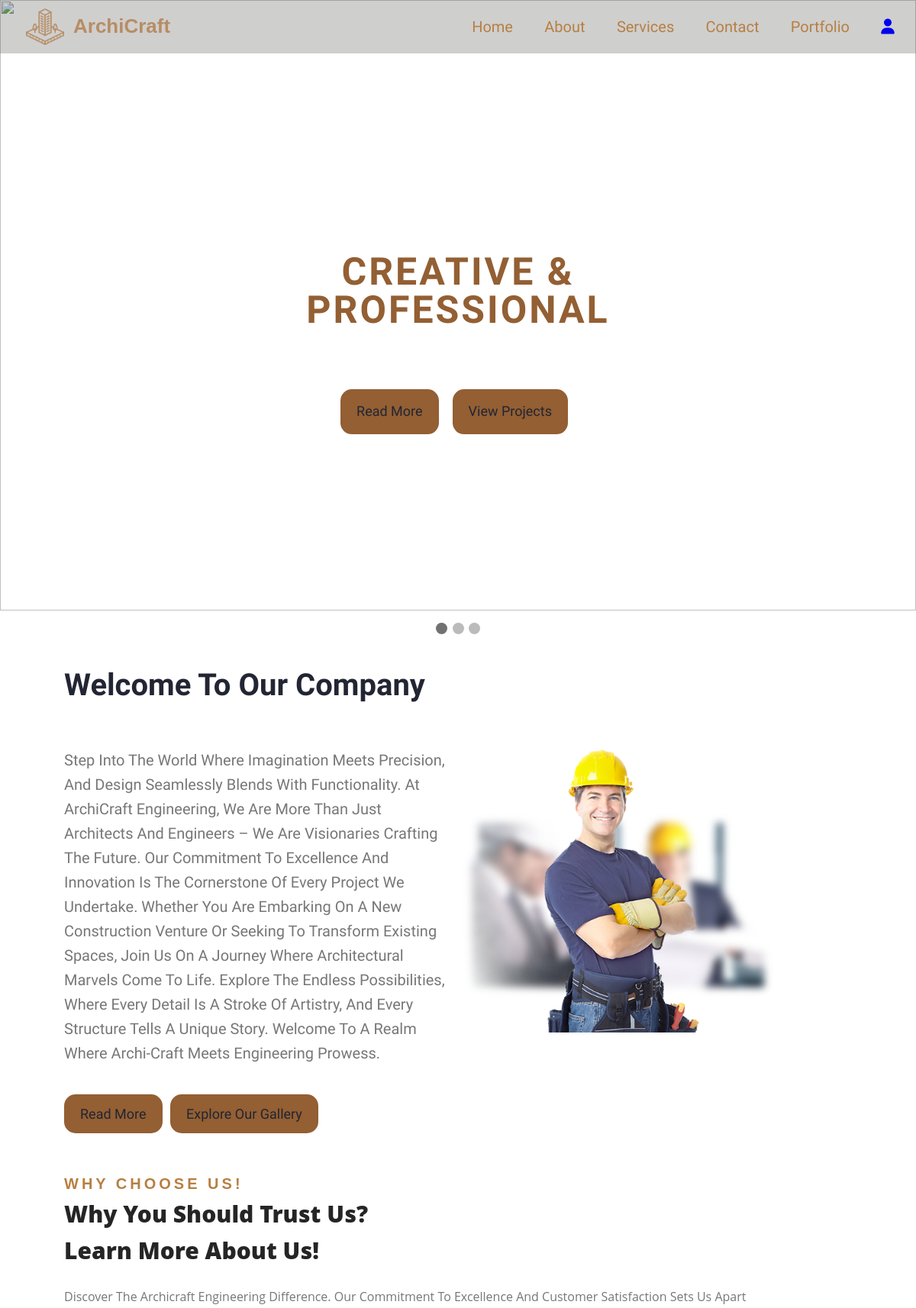
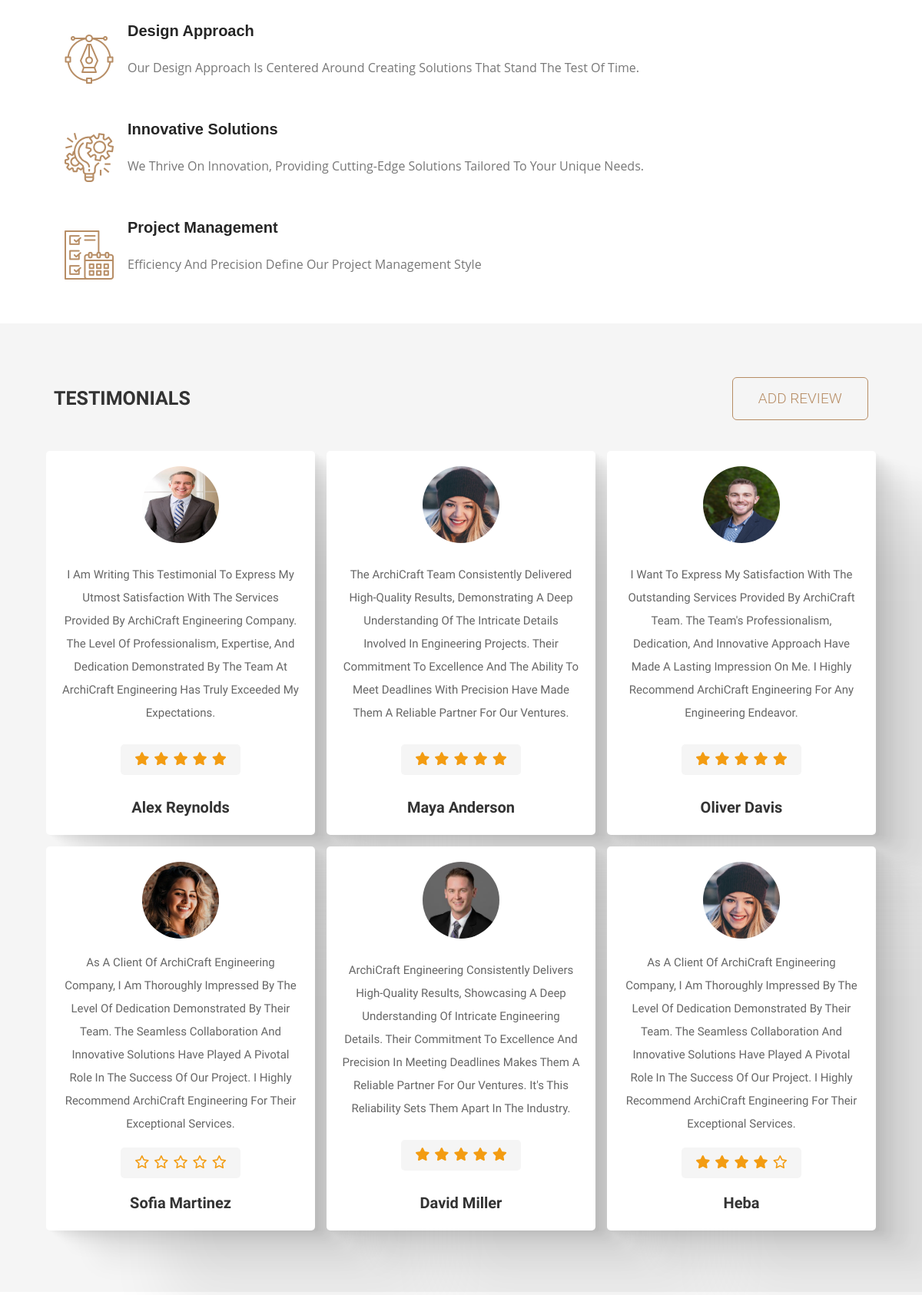
The page / (upper part) on the database its author committed (2 pictures, top to bottom).
### tables this page shows
CREATE TABLE `reviews` (
  `id` int(11) NOT NULL,
  `name` varchar(255) NOT NULL,
  `content` text NOT NULL,
  `rating` int(11) NOT NULL,
  `image_path` varchar(255) DEFAULT NULL
);

### index.php (the view, shortened to what this page needs)
<!DOCTYPE html>
<html lang="en">
<head>
    <link rel="stylesheet" href="https://cdnjs.cloudflare.com/ajax/libs/font-awesome/6.5.1/css/all.min.css"
 />
    <link rel="stylesheet" href="index.css">
</head>
<body>
    <header>
        <div class="logo">
            <img src="imgs/icon-1.png" alt="icon">
            <h1> ArchiCraft </h1>
        </div>
        <nav>
            <ul>
                <li><a href="index.php">Home</a></li>
                <li><a href="about.php">About</a></li>
                <li><a href="services.php">Services</a></li>
                <li><a href="contact.php">Contact</a></li>
                <li><a href="port.php">portfolio</a></li>
                <?php
                if (isset($_SESSION['logged_in'])): ?>
                <a href="logout.php" class="landl">Logout</a>
                <?php else: ?>
                <a href="login-signup.php" class="landl"><i class="fa-solid fa-user"></i></a>
                <?php endif; ?>
            </ul>
        </nav>
    </header>
    <div class="slideshow-container">
        <div class="mySlides fade">
            <div class="numbertext"></div>
            <img src="imgs/back.jpg" style="width:100%">
            <div class="inner-back-text">
                <h1>Construction Services <br>
                    <span>Creative & Professional</span>
                </h1>
                <br>
                <div class="inner-back-btn">
                    <a href="#welcome" class="first-btn">Read more</a>
                    <a href="port.php" class="second-btn">view projects</a>
                </div>
            </div>
        </div>
    </div>
    <br>
    <div style="text-align:center">
        <span class="dot"></span>
        <span class="dot"></span>
        <span class="dot"></span>
    </div>
    <div class="welcome" id="welcome">
        <div class="main-welcome">
            <div class="inner-welcome">
                <div class="welcome-text">
                    <h1>welcome to our company</h1>
                    <p>Step into the world where imagination meets precision, and design seamlessly blends with
                        functionality. At ArchiCraft Engineering, we are more than just architects and engineers – we
                        are visionaries crafting the future. Our commitment to excellence and innovation is the
                        cornerstone of every project we undertake. Whether you are embarking on a new construction
                        venture or seeking to transform existing spaces, join us on a journey where architectural
                        marvels come to life. Explore the endless possibilities, where every detail is a stroke of
                        artistry, and every structure tells a unique story. Welcome to a realm where archi-craft meets
                        engineering prowess.</p>
                    <div class="movbtns">
                        <a href="#why" class="first-btn">read more</a>
                        <a href="details.php" class="second-btn">explore our gallery</a>
                    </div>
                </div>
            </div>
            <div class="inner-welcome">
                <img src="imgs/side images.png" alt="">
            </div>
        </div>
    </div>
    <section class="why" id="why">
        <div class="left">
            <h4>WHY CHOOSE US! </h4>
            <h1>Why You Should Trust Us? </h1>
            <h1> Learn More About Us!
            </h1>
            <p> Discover the Archicraft engineering difference.
                Our commitment to excellence and customer satisfaction sets us apart </p>
            <div class="feature">
                <img src="imgs/icon-2.png" alt="icon">
                <div class="description">
                    <h3>Design Approach </h3>
                    <p>Our design approach is centered around creating solutions that stand the test of time. </p>
                </div>
            </div>
            <div class="feature">
                <img src="imgs/icon-3.png" alt="icon">
                <div class="description">
                    <h3>Innovative Solutions </h3>
                    <p>
                        We thrive on innovation,
                        providing cutting-edge solutions tailored
                        to your unique needs.
                    </p>
                </div>
            </div>
            <div class="feature">
                <img src="imgs/icon-4.png" alt="icon">
                <div class="description">
                    <h3>Project Management
                    </h3>
                    <p>Efficiency and precision define our project management style</p>
                </div>
            </div>
        </div>
    </section>
    <?php include 'reviews.php'; ?>
    <section class="reviews" id="reviews">
        <div class="add-rev">
            <h1> TESTIMONIALS</h1>
            <a href="feedback.php"><button class="btn">Add Review</button></a>
        </div>
        <div class="box-container">
            <?php
            $reviews = getReviews();
            foreach ($reviews as $review) {
                echo '
        <div class="box">
            <img src="' . $review["image_path"] . '" alt="">
            <p>' . $review["content"] . '</p>
            <div class="stars">
                ' . generateStars($review["rating"]) . '
            </div>
            <h3>' . $review["name"] . '</h3>
        </div>';
            }
            ?>
        </div>
    </section>
</body>
</html>

### reviews.php (shortened to what this page needs)
<?php
function getReviews()
{
    $host = "localhost";
    $user = "root";
    $pass = "";
    $db = "db";
    $conn = mysqli_connect($host, $user, $pass, $db);
    $sql = "SELECT * FROM reviews";
    $result = $conn->query($sql);
    $reviews = array();
    if ($result->num_rows > 0) {
        while ($row = $result->fetch_assoc()) {
            $reviews[] = $row;
        }
    }
    return $reviews;
}
function generateStars($rating)
{
    $fullStars = floor($rating);
    $halfStar = ceil($rating - $fullStars);
    $emptyStars = 5 - $fullStars - $halfStar;
    $stars = str_repeat('<i class="fas fa-star"></i>', $fullStars);
    $stars .= str_repeat('<i class="fas fa-star-half-alt"></i>', $halfStar);
    $stars .= str_repeat('<i class="far fa-star"></i>', $emptyStars);
    return $stars;
}
?>

### rows shown on the page
reviews: image_path (picture), content "I Am Writing This Testimonial To Express My Utmost Satisfaction With The Services Provided By ArchiCraft Engineering Company. The Level Of Professionalism, Expertise, And Dedication Demonstrated By The Team At ArchiCraft Engineering Has Truly Exceeded My Expectations.", rating 5 (drawn), name "Alex Reynolds"
reviews: image_path (picture), content "The ArchiCraft Team Consistently Delivered High-Quality Results, Demonstrating A Deep Understanding Of The Intricate Details Involved In Engineering Projects. Their Commitment To Excellence And The Ability To Meet Deadlines With Precision Have Made Them A Reliable Partner For Our Ventures.", rating 5 (drawn), name "Maya Anderson"
reviews: image_path (picture), content "I Want To Express My Satisfaction With The Outstanding Services Provided By ArchiCraft Team. The Team's Professionalism, Dedication, And Innovative Approach Have Made A Lasting Impression On Me. I Highly Recommend ArchiCraft Engineering For Any Engineering Endeavor.", rating 5 (drawn), name "Oliver Davis"
reviews: image_path (picture), content "As A Client Of ArchiCraft Engineering Company, I Am Thoroughly Impressed By The Level Of Dedication Demonstrated By Their Team. The Seamless Collaboration And Innovative Solutions Have Played A Pivotal Role In The Success Of Our Project. I Highly Recommend ArchiCraft Engineering For Their Exceptional Services.", rating 0 (drawn), name "Sofia Martinez"
reviews: image_path (picture), content "ArchiCraft Engineering Consistently Delivers High-Quality Results, Showcasing A Deep Understanding Of Intricate Engineering Details. Their Commitment To Excellence And Precision In Meeting Deadlines Makes Them A Reliable Partner For Our Ventures. It's This Reliability Sets Them Apart In The Industry.", rating 5 (drawn), name "David Miller"
reviews: image_path (picture), content "As A Client Of ArchiCraft Engineering Company, I Am Thoroughly Impressed By The Level Of Dedication Demonstrated By Their Team. The Seamless Collaboration And Innovative Solutions Have Played A Pivotal Role In The Success Of Our Project. I Highly Recommend ArchiCraft Engineering For Their Exceptional Services.", rating 4 (drawn), name "Heba"
